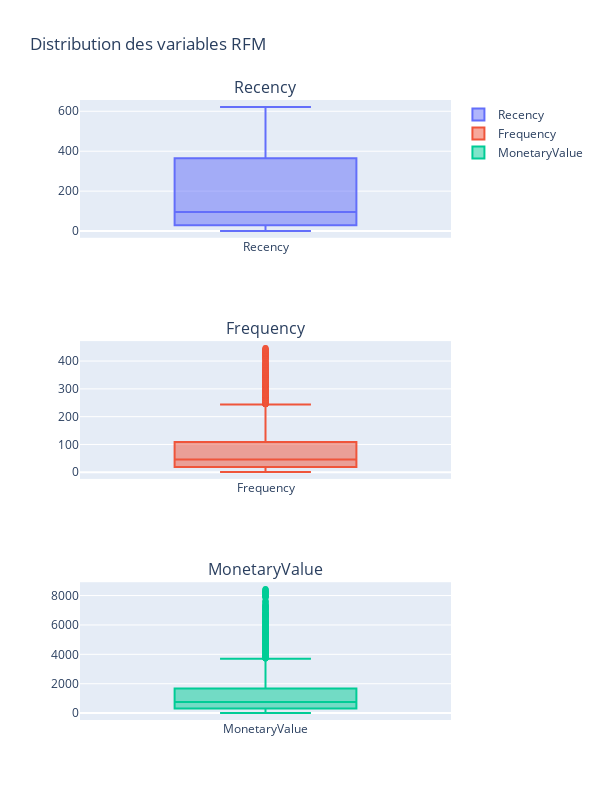

The notebook cell saved with this chart:
### Code cell
# Créer un sous-ensemble de données avec les 3 variables
rfm_rfm = rfm[['Recency', 'Frequency', 'MonetaryValue']]

# Créer une figure avec trois sous-graphiques
fig = make_subplots(rows=3, cols=1, subplot_titles=('Recency', 'Frequency', 'MonetaryValue'))

# Ajouter les graphiques de boîtes à chaque sous-graphique
fig.add_trace(go.Box(y=rfm_rfm['Recency'], name='Recency'), row=1, col=1)
fig.add_trace(go.Box(y=rfm_rfm['Frequency'], name='Frequency'), row=2, col=1)
fig.add_trace(go.Box(y=rfm_rfm['MonetaryValue'], name='MonetaryValue'), row=3, col=1)

# Mettre à jour le titre et les dimensions de la figure
fig.update_layout(title='Distribution des variables RFM',
                  height=800, width=600)

# Afficher la figure interactive dans le notebook
fig.show()

### Figure 1 — Plotly figure (JSON) as saved in the notebook; plotly's stock layout.template omitted (floating-point values rounded to 4 significant figures; data arrays with more than 128 entries replaced by an {"elided": "..."} marker saying what was removed)
{"data": [{"name": "Recency", "type": "box", "xaxis": "x", "y": {"elided": "5095 int values"}, "yaxis": "y"}, {"name": "Frequency", "type": "box", "xaxis": "x2", "y": {"elided": "5095 int values"}, "yaxis": "y2"}, {"name": "MonetaryValue", "type": "box", "xaxis": "x3", "y": {"elided": "5095 float values"}, "yaxis": "y3"}], "layout": {"annotations": [{"font": {"size": 16}, "showarrow": false, "text": "Recency", "x": 0.5, "xanchor": "center", "xref": "paper", "y": 1, "yanchor": "bottom", "yref": "paper"}, {"font": {"size": 16}, "showarrow": false, "text": "Frequency", "x": 0.5, "xanchor": "center", "xref": "paper", "y": 0.6111, "yanchor": "bottom", "yref": "paper"}, {"font": {"size": 16}, "showarrow": false, "text": "MonetaryValue", "x": 0.5, "xanchor": "center", "xref": "paper", "y": 0.2222, "yanchor": "bottom", "yref": "paper"}], "height": 800, "title": {"text": "Distribution des variables RFM"}, "width": 600, "xaxis": {"anchor": "y", "domain": [0, 1]}, "xaxis2": {"anchor": "y2", "domain": [0, 1]}, "xaxis3": {"anchor": "y3", "domain": [0, 1]}, "yaxis": {"anchor": "x", "domain": [0.7778, 1]}, "yaxis2": {"anchor": "x2", "domain": [0.3889, 0.6111]}, "yaxis3": {"anchor": "x3", "domain": [0, 0.2222]}}}
